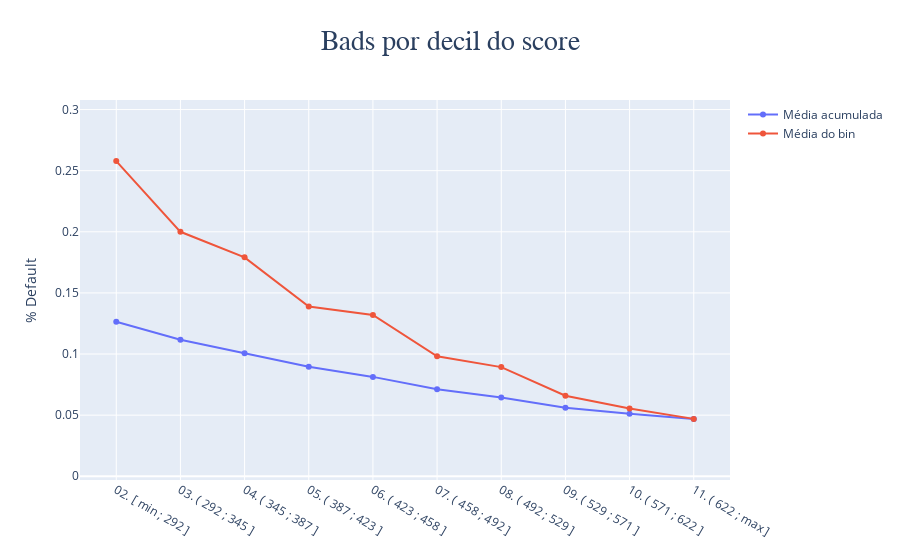

The code cell stored with this chart in its notebook:
### Code cell
plot_bads(df.loc[~df['Score Pessoa'].isnull(), target], df.loc[~df['Score Pessoa'].isnull(), 'Score Pessoa'] , 'Bads por decil do score')

### Figure 1 — Plotly figure (JSON) as saved in the notebook; plotly's stock layout.template omitted (floating-point values rounded to 4 significant figures)
{"data": [{"mode": "lines+markers", "name": "Média acumulada", "type": "scatter", "x": ["11. ( 622 ; max ]", "10. ( 571 ; 622 ]", "09. ( 529 ; 571 ]", "08. ( 492 ; 529 ]", "07. ( 458 ; 492 ]", "06. ( 423 ; 458 ]", "05. ( 387 ; 423 ]", "04. ( 345 ; 387 ]", "03. ( 292 ; 345 ]", "02. [ min ; 292 ]"], "y": [0.04696, 0.05122, 0.05612, 0.06441, 0.07117, 0.08131, 0.08953, 0.1007, 0.1118, 0.1264]}, {"mode": "lines+markers", "name": "Média do bin", "type": "scatter", "x": ["11. ( 622 ; max ]", "10. ( 571 ; 622 ]", "09. ( 529 ; 571 ]", "08. ( 492 ; 529 ]", "07. ( 458 ; 492 ]", "06. ( 423 ; 458 ]", "05. ( 387 ; 423 ]", "04. ( 345 ; 387 ]", "03. ( 292 ; 345 ]", "02. [ min ; 292 ]"], "y": [0.04696, 0.05549, 0.06591, 0.0893, 0.09818, 0.132, 0.1388, 0.1791, 0.2, 0.2578]}], "layout": {"title": {"font": {"family": "Arial", "size": 28}, "text": "Bads por decil do score", "x": 0.5}, "xaxis": {"categoryorder": "category ascending", "showgrid": true}, "yaxis": {"range": [-0.003043, 0.3078], "showgrid": true, "title": {"text": "% Default"}}}}
